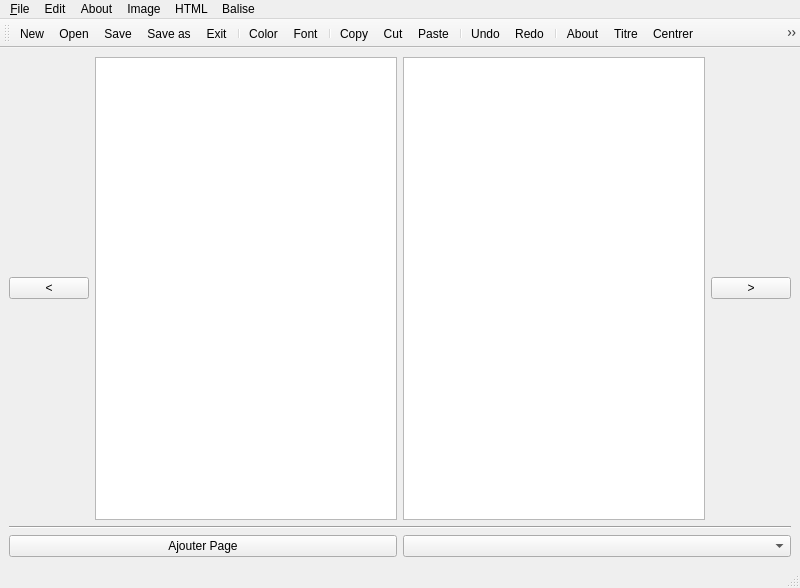
<?xml version="1.0" encoding="UTF-8"?>
<ui version="4.0">
 <class>MainWindow</class>
 <widget class="QMainWindow" name="MainWindow">
  <property name="geometry">
   <rect>
    <x>0</x>
    <y>0</y>
    <width>800</width>
    <height>588</height>
   </rect>
  </property>
  <property name="windowTitle">
   <string>MainWindow</string>
  </property>
  <widget class="QWidget" name="centralwidget">
   <property name="enabled">
    <bool>true</bool>
   </property>
   <layout class="QVBoxLayout" name="verticalLayout">
    <item>
     <layout class="QHBoxLayout" name="horizontalLayout_3">
      <item>
       <widget class="QPushButton" name="Precedant">
        <property name="text">
         <string>&lt;</string>
        </property>
       </widget>
      </item>
      <item>
       <widget class="QTextEdit" name="textEdit">
        <property name="enabled">
         <bool>true</bool>
        </property>
       </widget>
      </item>
      <item>
       <widget class="QTextEdit" name="textEdit_2">
        <property name="enabled">
         <bool>true</bool>
        </property>
       </widget>
      </item>
      <item>
       <widget class="QPushButton" name="Suivant">
        <property name="text">
         <string>&gt;</string>
        </property>
       </widget>
      </item>
     </layout>
    </item>
    <item>
     <widget class="Line" name="line">
      <property name="orientation">
       <enum>Qt::Horizontal</enum>
      </property>
     </widget>
    </item>
    <item>
     <layout class="QHBoxLayout" name="horizontalLayout">
      <item>
       <widget class="QPushButton" name="ajouterPage">
        <property name="text">
         <string>Ajouter Page</string>
        </property>
       </widget>
      </item>
      <item>
       <widget class="QComboBox" name="comboBox"/>
      </item>
     </layout>
    </item>
   </layout>
  </widget>
  <widget class="QMenuBar" name="menubar">
   <property name="geometry">
    <rect>
     <x>0</x>
     <y>0</y>
     <width>800</width>
     <height>21</height>
    </rect>
   </property>
   <widget class="QMenu" name="menuFile">
    <property name="title">
     <string>&amp;File</string>
    </property>
    <addaction name="actionNew"/>
    <addaction name="actionOpen"/>
    <addaction name="actionSave"/>
    <addaction name="actionSave_as"/>
    <addaction name="actionExit"/>
   </widget>
   <widget class="QMenu" name="menuEdit">
    <property name="title">
     <string>Edit</string>
    </property>
    <addaction name="actionColor"/>
    <addaction name="actionBackground_color"/>
    <addaction name="actionFont"/>
    <addaction name="separator"/>
    <addaction name="actionCopy"/>
    <addaction name="actionCut"/>
    <addaction name="actionPaste"/>
    <addaction name="separator"/>
    <addaction name="actionUndo"/>
    <addaction name="actionRedo"/>
    <addaction name="separator"/>
   </widget>
   <widget class="QMenu" name="menuAbout">
    <property name="title">
     <string>About</string>
    </property>
    <addaction name="actionAbout"/>
   </widget>
   <widget class="QMenu" name="menuImage">
    <property name="title">
     <string>Image</string>
    </property>
    <addaction name="actionImporter"/>
    <addaction name="actionRedimensionner"/>
    <addaction name="actionD_placer"/>
    <addaction name="actionSupprimer"/>
    <addaction name="actionRedimensionnerBar"/>
   </widget>
   <widget class="QMenu" name="menuHTML">
    <property name="title">
     <string>HTML</string>
    </property>
    <addaction name="actionRendu"/>
    <addaction name="actionRendu_HTML_preview"/>
    <addaction name="actionRender_all"/>
    <addaction name="actionExporter"/>
   </widget>
   <widget class="QMenu" name="menuBalise">
    <property name="title">
     <string>Balise</string>
    </property>
    <addaction name="actionDebut"/>
    <addaction name="actionFIn"/>
   </widget>
   <addaction name="menuFile"/>
   <addaction name="menuEdit"/>
   <addaction name="menuAbout"/>
   <addaction name="menuImage"/>
   <addaction name="menuHTML"/>
   <addaction name="menuBalise"/>
  </widget>
  <widget class="QToolBar" name="toolBar">
   <property name="windowTitle">
    <string>toolBar</string>
   </property>
   <attribute name="toolBarArea">
    <enum>TopToolBarArea</enum>
   </attribute>
   <attribute name="toolBarBreak">
    <bool>false</bool>
   </attribute>
   <addaction name="actionNew"/>
   <addaction name="actionOpen"/>
   <addaction name="actionSave"/>
   <addaction name="actionSave_as"/>
   <addaction name="actionExit"/>
   <addaction name="separator"/>
   <addaction name="actionColor"/>
   <addaction name="actionFont"/>
   <addaction name="separator"/>
   <addaction name="actionCopy"/>
   <addaction name="actionCut"/>
   <addaction name="actionPaste"/>
   <addaction name="separator"/>
   <addaction name="actionUndo"/>
   <addaction name="actionRedo"/>
   <addaction name="separator"/>
   <addaction name="actionAbout"/>
   <addaction name="actionTitre"/>
   <addaction name="actionCentrer"/>
   <addaction name="actionEcrire_a_gauche"/>
   <addaction name="actionEcrire_a_droite"/>
  </widget>
  <widget class="QStatusBar" name="statusBar"/>
  <action name="actionNew">
   <property name="icon">
    <iconset resource="Ressources.qrc">
     <normaloff>:/image/images/new.png</normaloff>:/image/images/new.png</iconset>
   </property>
   <property name="text">
    <string>New</string>
   </property>
  </action>
  <action name="actionOpen">
   <property name="icon">
    <iconset resource="Ressources.qrc">
     <normaloff>:/image/images/open.png</normaloff>:/image/images/open.png</iconset>
   </property>
   <property name="text">
    <string>Open</string>
   </property>
  </action>
  <action name="actionSave">
   <property name="icon">
    <iconset resource="Ressources.qrc">
     <normaloff>:/image/images/save.png</normaloff>:/image/images/save.png</iconset>
   </property>
   <property name="text">
    <string>Save</string>
   </property>
  </action>
  <action name="actionSave_as">
   <property name="icon">
    <iconset resource="Ressources.qrc">
     <normaloff>:/image/images/save_as.png</normaloff>:/image/images/save_as.png</iconset>
   </property>
   <property name="text">
    <string>Save as</string>
   </property>
  </action>
  <action name="actionExit">
   <property name="icon">
    <iconset resource="Ressources.qrc">
     <normaloff>:/image/images/exit.png</normaloff>:/image/images/exit.png</iconset>
   </property>
   <property name="text">
    <string>Exit</string>
   </property>
  </action>
  <action name="actionColor">
   <property name="checkable">
    <bool>true</bool>
   </property>
   <property name="icon">
    <iconset resource="Ressources.qrc">
     <normaloff>:/image/images/pencil.png</normaloff>:/image/images/pencil.png</iconset>
   </property>
   <property name="text">
    <string>Color</string>
   </property>
  </action>
  <action name="actionFont">
   <property name="icon">
    <iconset resource="Ressources.qrc">
     <normaloff>:/image/images/font.png</normaloff>:/image/images/font.png</iconset>
   </property>
   <property name="text">
    <string>Font</string>
   </property>
  </action>
  <action name="actionCopy">
   <property name="icon">
    <iconset resource="Ressources.qrc">
     <normaloff>:/image/images/copy.png</normaloff>:/image/images/copy.png</iconset>
   </property>
   <property name="text">
    <string>Copy</string>
   </property>
  </action>
  <action name="actionCut">
   <property name="icon">
    <iconset resource="Ressources.qrc">
     <normaloff>:/image/images/cut.png</normaloff>:/image/images/cut.png</iconset>
   </property>
   <property name="text">
    <string>Cut</string>
   </property>
  </action>
  <action name="actionPaste">
   <property name="icon">
    <iconset resource="Ressources.qrc">
     <normaloff>:/image/images/paste.png</normaloff>:/image/images/paste.png</iconset>
   </property>
   <property name="text">
    <string>Paste</string>
   </property>
  </action>
  <action name="actionUndo">
   <property name="icon">
    <iconset resource="Ressources.qrc">
     <normaloff>:/image/images/edit_undo.png</normaloff>:/image/images/edit_undo.png</iconset>
   </property>
   <property name="text">
    <string>Undo</string>
   </property>
  </action>
  <action name="actionRedo">
   <property name="icon">
    <iconset resource="Ressources.qrc">
     <normaloff>:/image/images/edit_redo.png</normaloff>:/image/images/edit_redo.png</iconset>
   </property>
   <property name="text">
    <string>Redo</string>
   </property>
  </action>
  <action name="actionAbout">
   <property name="icon">
    <iconset resource="Ressources.qrc">
     <normaloff>:/image/images/info.png</normaloff>:/image/images/info.png</iconset>
   </property>
   <property name="text">
    <string>About</string>
   </property>
  </action>
  <action name="actionImporter">
   <property name="text">
    <string>Importer</string>
   </property>
  </action>
  <action name="actionRendu">
   <property name="text">
    <string> Render txt → HTML</string>
   </property>
  </action>
  <action name="actionRedimensionner">
   <property name="text">
    <string>Redimensionner</string>
   </property>
  </action>
  <action name="actionD_placer">
   <property name="text">
    <string>Déplacer</string>
   </property>
  </action>
  <action name="actionSupprimer">
   <property name="text">
    <string>Supprimer</string>
   </property>
  </action>
  <action name="actionRendu_HTML_preview">
   <property name="text">
    <string>Render HTML →preview</string>
   </property>
  </action>
  <action name="actionRender_all">
   <property name="text">
    <string>Render all</string>
   </property>
  </action>
  <action name="actionExporter">
   <property name="text">
    <string>Exporter</string>
   </property>
  </action>
  <action name="actionBackground_color">
   <property name="text">
    <string>Background color</string>
   </property>
  </action>
  <action name="actionDebut">
   <property name="text">
    <string>Début</string>
   </property>
  </action>
  <action name="actionFIn">
   <property name="text">
    <string>FIn</string>
   </property>
  </action>
  <action name="actionTitre">
   <property name="icon">
    <iconset resource="Ressources.qrc">
     <normaloff>:/image/images/titre.png</normaloff>:/image/images/titre.png</iconset>
   </property>
   <property name="text">
    <string>Titre</string>
   </property>
  </action>
  <action name="actionRedimensionnerBar">
   <property name="text">
    <string>RedimensionnerBar</string>
   </property>
  </action>
  <action name="actionCentrer">
   <property name="icon">
    <iconset resource="Ressources.qrc">
     <normaloff>:/image/images/CENTER.png</normaloff>:/image/images/CENTER.png</iconset>
   </property>
   <property name="text">
    <string>Centrer</string>
   </property>
  </action>
  <action name="actionEcrire_a_gauche">
   <property name="icon">
    <iconset resource="Ressources.qrc">
     <normaloff>:/image/images/LEFT.png</normaloff>:/image/images/LEFT.png</iconset>
   </property>
   <property name="text">
    <string>Ecrire a gauche</string>
   </property>
  </action>
  <action name="actionEcrire_a_droite">
   <property name="icon">
    <iconset resource="Ressources.qrc">
     <normaloff>:/image/images/RIGHT.png</normaloff>:/image/images/RIGHT.png</iconset>
   </property>
   <property name="text">
    <string>Ecrire a droite</string>
   </property>
  </action>
 </widget>
 <resources>
  <include location="Ressources.qrc"/>
 </resources>
 <connections/>
</ui>
